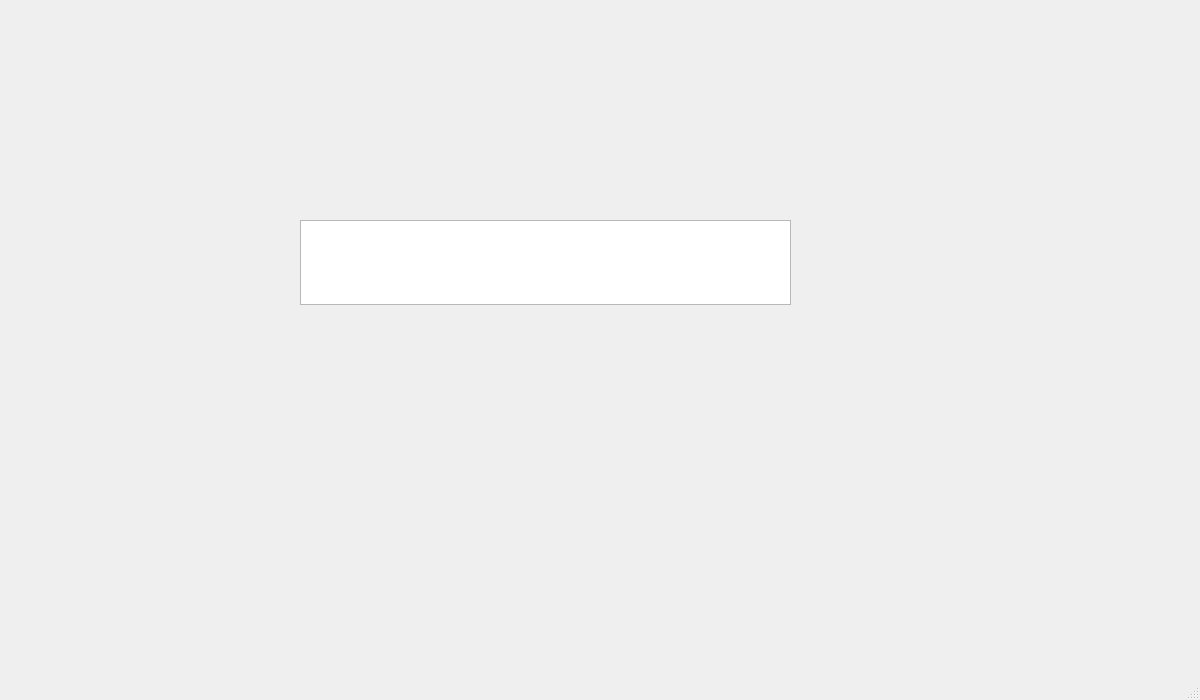
<?xml version="1.0" encoding="UTF-8"?>
<ui version="4.0">
 <class>MainWindow</class>
 <widget class="QMainWindow" name="MainWindow">
  <property name="geometry">
   <rect>
    <x>0</x>
    <y>0</y>
    <width>1200</width>
    <height>700</height>
   </rect>
  </property>
  <property name="windowTitle">
   <string notr="true">AdminCentre</string>
  </property>
  <widget class="QWidget" name="centralwidget">
   <widget class="QStackedWidget" name="mainStackedWidget">
    <property name="geometry">
     <rect>
      <x>0</x>
      <y>0</y>
      <width>1200</width>
      <height>700</height>
     </rect>
    </property>
    <widget class="QWidget" name="loginPage">
     <widget class="QTextEdit" name="textEdit">
      <property name="geometry">
       <rect>
        <x>300</x>
        <y>220</y>
        <width>491</width>
        <height>85</height>
       </rect>
      </property>
     </widget>
    </widget>
    <widget class="QWidget" name="eventsPage">
     <widget class="QScrollArea" name="scrollArea">
      <property name="geometry">
       <rect>
        <x>60</x>
        <y>80</y>
        <width>1080</width>
        <height>580</height>
       </rect>
      </property>
      <property name="widgetResizable">
       <bool>true</bool>
      </property>
      <widget class="QWidget" name="scrollAreaWidgetContents">
       <property name="geometry">
        <rect>
         <x>0</x>
         <y>0</y>
         <width>1078</width>
         <height>578</height>
        </rect>
       </property>
       <widget class="QWidget" name="gridLayoutWidget">
        <property name="geometry">
         <rect>
          <x>10</x>
          <y>10</y>
          <width>1061</width>
          <height>561</height>
         </rect>
        </property>
        <layout class="QGridLayout" name="eventsLayout"/>
       </widget>
      </widget>
     </widget>
     <widget class="QPushButton" name="addEventButton">
      <property name="geometry">
       <rect>
        <x>980</x>
        <y>10</y>
        <width>161</width>
        <height>61</height>
       </rect>
      </property>
      <property name="text">
       <string>Add</string>
      </property>
     </widget>
     <widget class="QPushButton" name="saveAllButton">
      <property name="geometry">
       <rect>
        <x>800</x>
        <y>10</y>
        <width>161</width>
        <height>61</height>
       </rect>
      </property>
      <property name="text">
       <string>Save All</string>
      </property>
     </widget>
     <widget class="QPushButton" name="reloadDataButton">
      <property name="geometry">
       <rect>
        <x>620</x>
        <y>10</y>
        <width>161</width>
        <height>61</height>
       </rect>
      </property>
      <property name="text">
       <string>Reload Data</string>
      </property>
     </widget>
    </widget>
   </widget>
  </widget>
  <widget class="QStatusBar" name="statusbar"/>
 </widget>
 <resources/>
 <connections/>
</ui>
